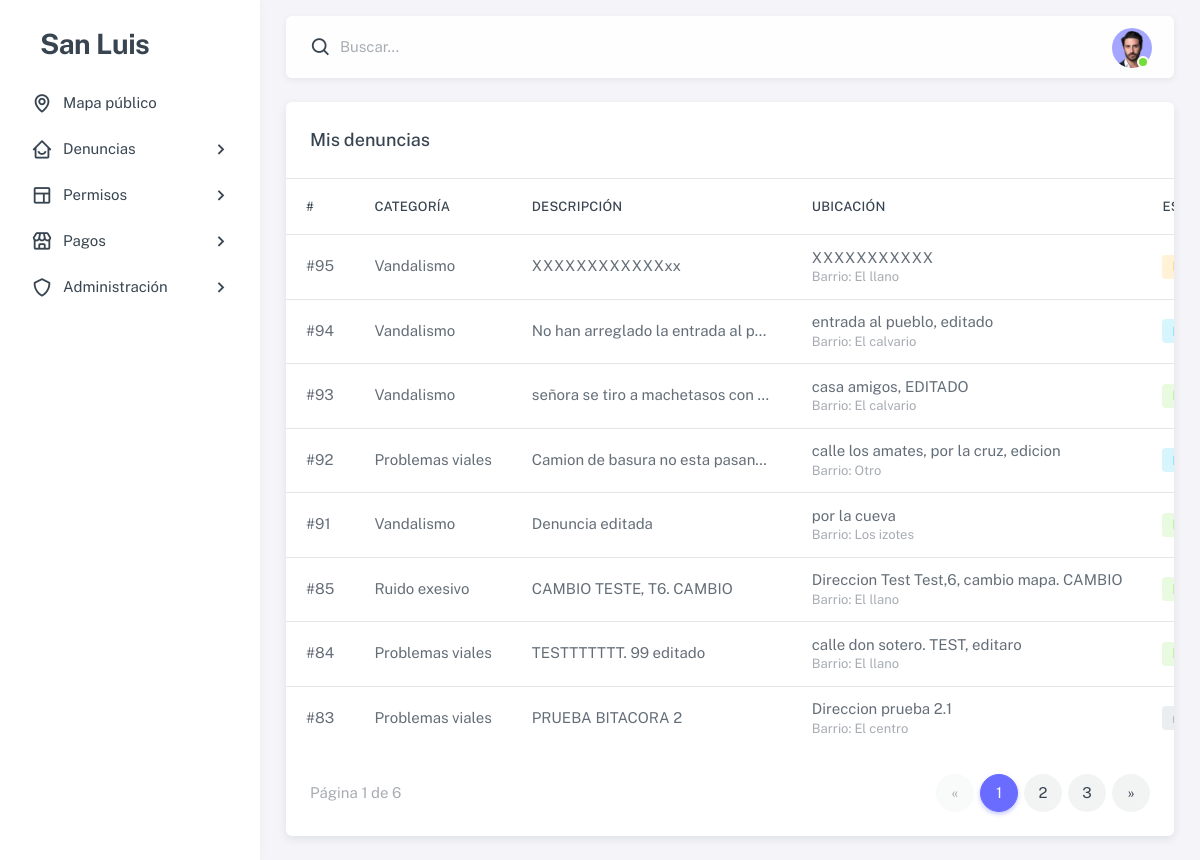
Before: /denuncias/mias/ (signed in) with the older database file.
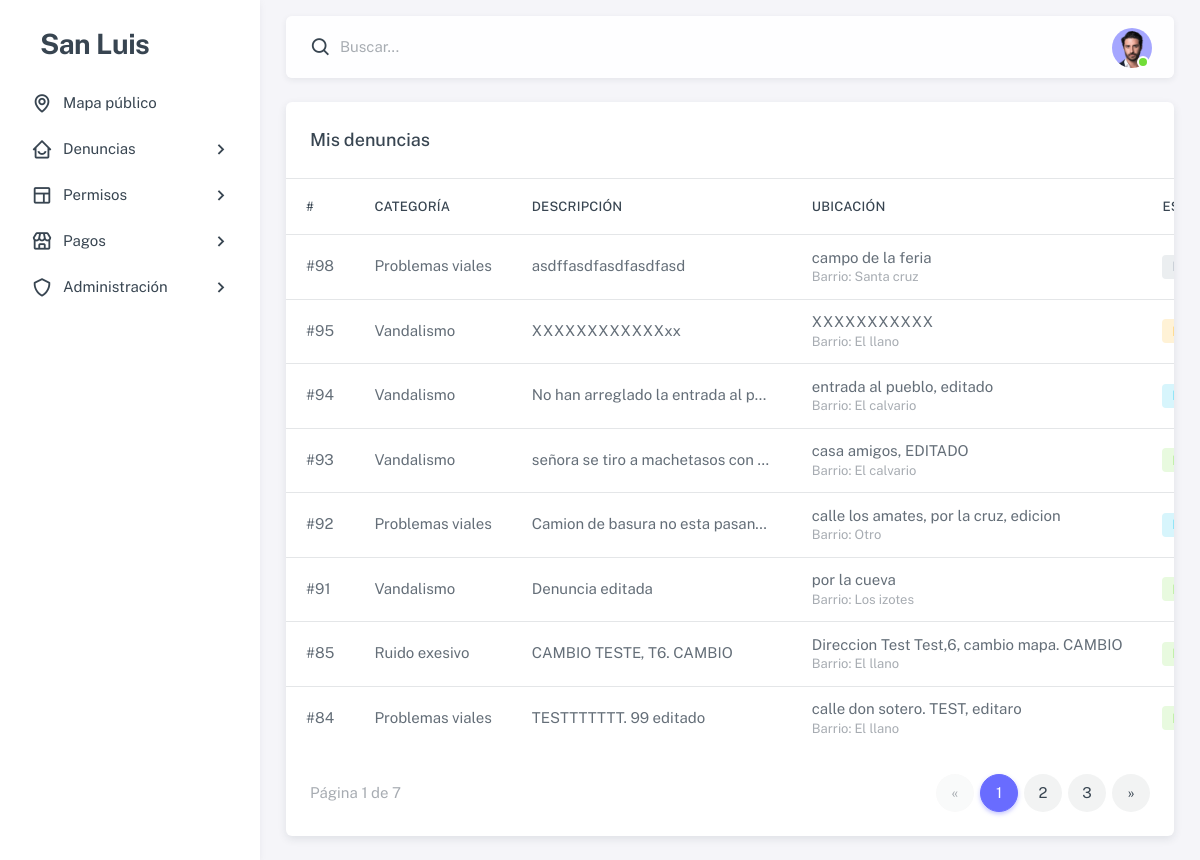
After: the same page with the newer database file.
### dashboard/models.py (models this page shows, shortened)
class Denuncia(models.Model):
    ESTADOS = [
        ('enviada', 'Enviada'),
        ('en revisión', 'En revisión'),
        ('en proceso', 'En proceso'),
        ('resuelta', 'Resuelta'),
        ('rechazada', 'Rechazada'),
    ]
    usuario = models.ForeignKey(settings.AUTH_USER_MODEL, on_delete=models.SET_NULL, null=True, blank=True)
    categoria = models.ForeignKey('CategoriaDenuncia', on_delete=models.PROTECT)
    descripcion = models.TextField()
    fecha_hecho = models.DateField()
    es_anonima = models.BooleanField(default=False)
    estado = models.CharField(max_length=20, choices=ESTADOS, default='enviada')
    ubicacion = models.ForeignKey('Ubicacion', on_delete=models.SET_NULL, null=True, blank=True)
    evidencia = models.FileField(upload_to='denuncias/evidencias/', null=True, blank=True)
    rechazo_motivo = models.TextField(blank=True, default="")
    resolucion_nota = models.TextField(blank=True, default="")
    resolucion_evidencia = models.FileField(upload_to='denuncias/resoluciones/', null=True, blank=True)
    resuelto_por = models.ForeignKey(
        settings.AUTH_USER_MODEL, on_delete=models.SET_NULL,
        null=True, blank=True, related_name='denuncias_resueltas'
    )
    creada_en = models.DateTimeField(auto_now_add=True)
    finalizada_en = models.DateTimeField(null=True, blank=True)
    class Meta:
        indexes = [
            models.Index(fields=['estado']),
            models.Index(fields=['creada_en']),
        ]

class CategoriaDenuncia(models.Model):
    nombre = models.CharField(max_length=50, unique=True)

class Ubicacion(models.Model):
    latitud = models.DecimalField(max_digits=10, decimal_places=8, null=True, blank=True)
    longitud = models.DecimalField(max_digits=11, decimal_places=8, null=True, blank=True)
    direccion = models.TextField(blank=True, null=True)
    barrio = models.ForeignKey(Barrio, null=True, blank=True, on_delete=models.SET_NULL)

class Barrio(models.Model):
    nombre = models.CharField(max_length=100, unique=True)

### dashboard/views/user.py (the view)
# urls.py: path('denuncias/mias/', user.mis_denuncias, name='mis_denuncias'),
@login_required(login_url="login")
def mis_denuncias(request):
    qs = (
        Denuncia.objects.filter(usuario=request.user)
        .select_related("categoria", "ubicacion")
        .order_by("-creada_en")
    )
    page = Paginator(qs, 8).get_page(request.GET.get("page"))
    return render(request, "user/denuncias_mias.html", {"denuncias": page})

### dashboard/templates/user/denuncias_mias.html (shortened to what this page needs)
{% extends "user/index.html" %}
{% load static %}
{% block content %}
<div class="card">
  <h5 class="card-header">Mis denuncias</h5>
  <div class="table-responsive text-nowrap">
    <table class="table">
      <thead>
        <tr>
          <th>#</th>
          <th>Categoría</th>
          <th>Descripción</th>
          <th>Ubicación</th>
          <th>Estado</th>
          <th>Acciones</th>  </tr>
      </thead>
      <tbody class="table-border-bottom-0">
        {% for d in denuncias %}
        <tr>
          <td>#{{ d.id }}</td>
          <td>{{ d.categoria.nombre }}</td>
          <td class="text-truncate" style="max-width:280px;">{{ d.descripcion|truncatechars:90 }}</td>
          <td>
            {% if d.ubicacion %}
            {% if d.ubicacion.direccion %}
            {{ d.ubicacion.direccion }}
            {% elif d.ubicacion.latitud and d.ubicacion.longitud %}
            {{ d.ubicacion.latitud }}, {{ d.ubicacion.longitud }}
            {% else %}—{% endif %}
            {% if d.ubicacion.barrio %}
            <div class="text-muted small">Barrio: {{ d.ubicacion.barrio.nombre }}</div>
            {% endif %}
            {% else %}—{% endif %}
          </td>
          <td>
            {% if d.estado == "enviada" %}
            <span class="badge bg-label-secondary">Enviada</span>
            {% elif d.estado == "en revisión" %}
            <span class="badge bg-label-info">En revisión</span>
            {% elif d.estado == "en proceso" %}
            <span class="badge bg-label-warning">En proceso</span>
            {% elif d.estado == "resuelta" %}
            <span class="badge bg-label-success">Resuelta</span>
            {% elif d.estado == "cerrada" %}
            <span class="badge bg-label-dark">Cerrada</span>
            {% else %}
            <span class="badge bg-label-secondary">{{ d.estado }}</span>
            {% endif %}
          </td>
        </tr>
        {% empty %}
        <tr>
          <td colspan="8" class="text-center text-muted py-5">Aún no tienes denuncias.</td>
        </tr>
        {% endfor %}
      </tbody>
    </table>
  </div>
  {% if denuncias.paginator.num_pages > 1 %}
  <div class="card-footer d-flex justify-content-between align-items-center">
    <div class="text-muted">
      Página {{ denuncias.number }} de {{ denuncias.paginator.num_pages }}
    </div>
    <nav>
      <ul class="pagination mb-0">
        {% if denuncias.has_previous %}
        <li class="page-item">
          <a class="page-link" href="?page={{ denuncias.previous_page_number }}" aria-label="Anterior">&laquo;</a>
        </li>
        {% else %}
        <li class="page-item disabled"><span class="page-link">&laquo;</span></li>
        {% endif %}
        {% for num in denuncias.paginator.page_range %}
        {% if num == denuncias.number %}
        <li class="page-item active"><span class="page-link">{{ num }}</span></li>
        {% elif num >= denuncias.number|add:-2 and num <= denuncias.number|add:2 %} <li class="page-item"><a
            class="page-link" href="?page={{ num }}">{{ num }}</a></li>
          {% endif %}
          {% endfor %}
          {% if denuncias.has_next %}
          <li class="page-item">
            <a class="page-link" href="?page={{ denuncias.next_page_number }}" aria-label="Siguiente">&raquo;</a>
          </li>
          {% else %}
          <li class="page-item disabled"><span class="page-link">&raquo;</span></li>
          {% endif %}
      </ul>
    </nav>
  </div>
  {% endif %}
</div>
{% endblock %}

Changed rows visible on the page:
no longer on this page (row unchanged): Denuncia: id "83", categoria.nombre "Problemas viales", descripcion "PRUEBA BITACORA 2", ubicacion.direccion "Direccion prueba 2.1", ubicacion.barrio.nombre "El centro"
added Denuncia: id "98", categoria.nombre "Problemas viales", descripcion "asdffasdfasdfasdfasd", ubicacion.direccion "campo de la feria", ubicacion.barrio.nombre "Santa cruz"
Other visible differences:
{{ denuncias.paginator.num_pages }}: "6" → "7"
